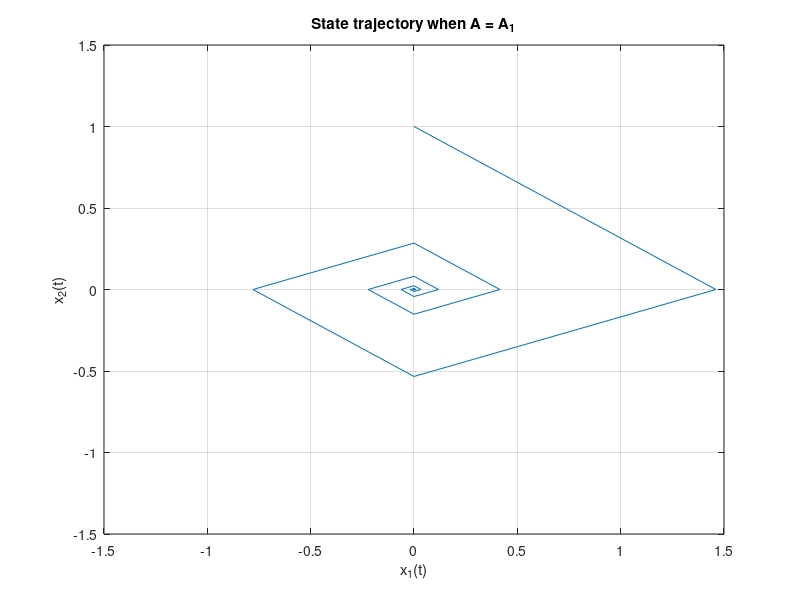
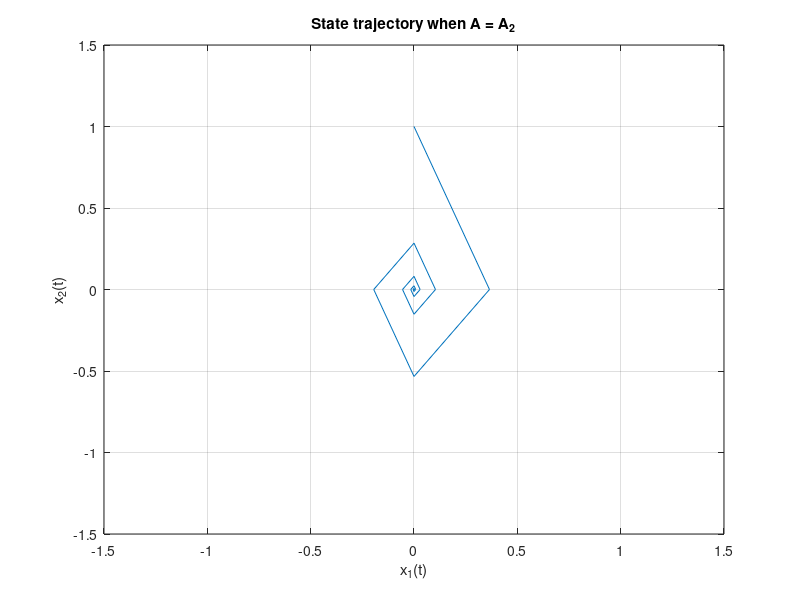
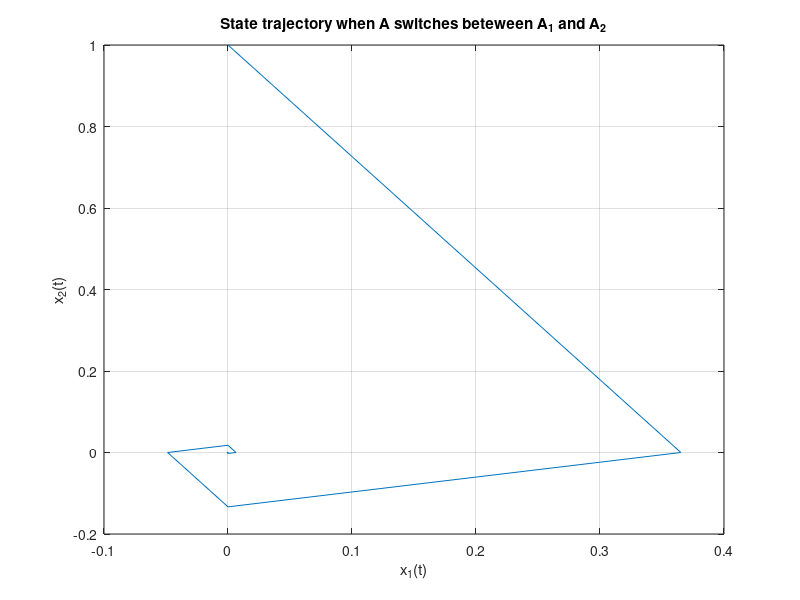

MATLAB code to generate these figures, in order:
A1 = [-1/5 2 ; -1/2 -1/5 ] ;
A2 = [ -1/5 1/2 ; -2 -1/5 ] ;

delta_t = pi/2;
t0 = 0 ;
tf = 100*delta_t ;
time = t0:delta_t:tf;

Phi1 = expm(A1*delta_t) ;
x1 = zeros(2,length(time));
x1(:,1) = [0;1] ;
for k=2:length(time)
    x1(:,k) = Phi1*x1(:,k-1);
end

figure(1)
plot(x1(1,:),x1(2,:))
grid
axis(1.5*[-1 1 -1 1])
xlabel('x_1(t)')
ylabel('x_2(t)')
title('State trajectory when A = A_1')

Phi2 = expm(A2*delta_t) ;
x2 = zeros(2,length(time));
x2(:,1) = [0;1] ;
for k=2:length(time)
    x2(:,k) = Phi2*x2(:,k-1);
end

figure(2)
plot(x2(1,:),x2(2,:))
grid
axis(1.5*[-1 1 -1 1])
xlabel('x_1(t)')
ylabel('x_2(t)')
title('State trajectory when A = A_2')

x3 = zeros(2,length(time));
x3(:,1) = [0;1] ;
for k=2:length(time)
    t_interval = floor(time(k-1)/(pi/2));
    if (t_interval/2)==floor(t_interval/2)
           x3(:,k) = Phi2*x3(:,k-1);
    else
        x3(:,k) = Phi1*x3(:,k-1);
    end
end

figure(3)
plot(x3(1,:),x3(2,:))
grid
%axis(1.5*[-1 1 -1 1])
xlabel('x_1(t)')
ylabel('x_2(t)')
title('State trajectory when A switches beteween A_1 and A_2')

% G = ss(A1,[0;0],eye(2),[0;0]);
% y = lsim(G,0*time,time,[1;0]) ;
% figure(4)
% plot(y(:,1),y(:,2))
% grid
% axis(1.5*[-1 1 -1 1])
% xlabel('x_1(t)')
% ylabel('x_2(t)')
% title('State trajectory when A = A_1, using LSIM command')
%
% figure(5)
% plot(x1(1,:),x1(2,:),y(:,1),y(:,2))
% grid
% axis(1.5*[-1 1 -1 1])
% xlabel('x_1(t)')
% ylabel('x_2(t)')
% title('State trajectory when A = A_1')
% legend({'x(t) using Phi','x(t) using LSIM'})
